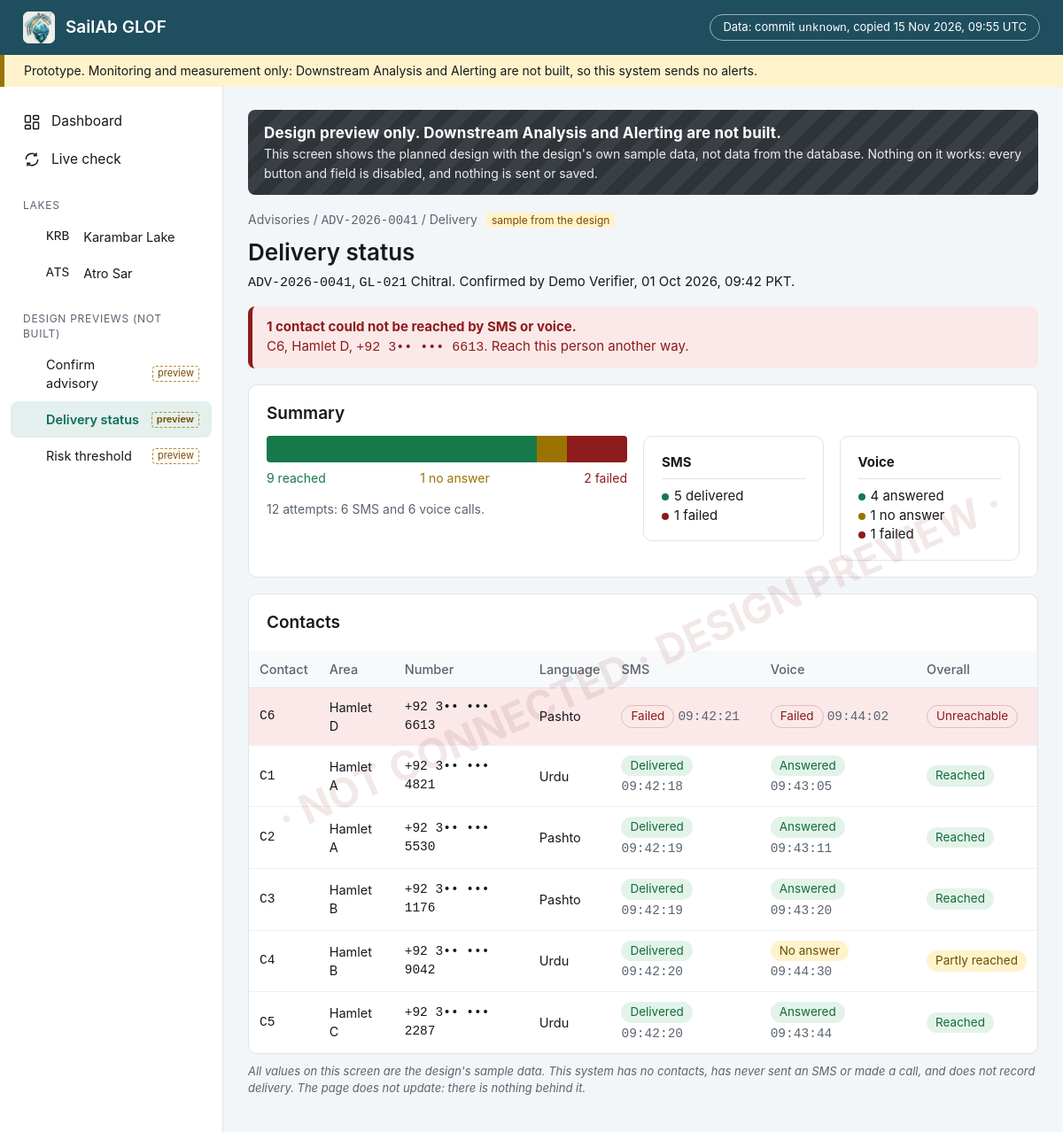
Page /preview/delivery-status on the committed database.
### tables this page shows
CREATE TABLE lake (
    id INTEGER PRIMARY KEY,
    code TEXT NOT NULL UNIQUE,
    name TEXT NOT NULL,
    centre_lon REAL NOT NULL,
    centre_lat REAL NOT NULL,
    boundary_radius_m REAL NOT NULL,
    growth_distance_limit_m REAL NOT NULL DEFAULT 2500
);

### webapp/main.py (the view)
    @app.get("/preview/{name}", response_class=HTMLResponse)
    def preview_page(request: Request, name: str) -> HTMLResponse:
        if name not in previews:
            raise HTTPException(status_code=404, detail=f"no design preview called {name!r}")
        template, nav = previews[name]
        return render(request, template, nav, {})

### webapp/templates/preview_delivery_status.html (shortened to what this page needs)
{% extends "preview_base.html" %}
{% block preview %}
<div class="breadcrumb">Advisories / <span class="mono">ADV-2026-0041</span> / Delivery <span class="sample">sample from the design</span></div>
<h1>Delivery status</h1>
<p style="margin-top:0"><span class="mono">ADV-2026-0041</span>, <span class="mono">GL-021</span> Chitral. Confirmed by Demo Verifier, 01 Oct 2026, 09:42 PKT.</p>
<div class="banner error"><div><strong>1 contact could not be reached by SMS or voice.</strong><br>
  C6, Hamlet D, <span class="mono">+92 3•• ••• 6613</span>. Reach this person another way.</div></div>
<section class="card">
  <h2>Summary</h2>
  <div class="grid" style="grid-template-columns:2fr 1fr 1fr;align-items:start">
    <div>
      <div class="stack" aria-label="9 reached, 1 no answer, 2 failed">
        <span style="flex:9;background:#16794a"></span><span style="flex:1;background:#9a7300"></span><span style="flex:2;background:#8e1b1b"></span>
      </div>
      <div style="display:flex;justify-content:space-between;font-size:14px;margin-top:8px">
        <span style="color:#16794a">9 reached</span><span style="color:#9a7300">1 no answer</span><span style="color:#8e1b1b">2 failed</span></div>
      <p style="color:var(--muted);font-size:14px">12 attempts: 6 SMS and 6 voice calls.</p>
    </div>
    <div class="card"><strong>SMS</strong><hr style="border:0;border-top:1px solid var(--border)">
      <div><span class="dot" style="background:#16794a"></span>5 delivered</div><div><span class="dot" style="background:#8e1b1b"></span>1 failed</div></div>
    <div class="card"><strong>Voice</strong><hr style="border:0;border-top:1px solid var(--border)">
      <div><span class="dot" style="background:#16794a"></span>4 answered</div><div><span class="dot" style="background:#9a7300"></span>1 no answer</div>
      <div><span class="dot" style="background:#8e1b1b"></span>1 failed</div></div>
  </div>
</section>
<section class="card table-card mt">
  <h2>Contacts</h2>
  <table>
    <tr><th>Contact</th><th>Area</th><th>Number</th><th>Language</th><th>SMS</th><th>Voice</th><th>Overall</th></tr>
    {% for c in [
      ("C6", "Hamlet D", "6613", "Pashto", ("red", "Failed", "09:42:21"), ("red", "Failed", "09:44:02"), ("red", "Unreachable")),
      ("C1", "Hamlet A", "4821", "Urdu", ("green", "Delivered", "09:42:18"), ("green", "Answered", "09:43:05"), ("green", "Reached")),
      ("C2", "Hamlet A", "5530", "Pashto", ("green", "Delivered", "09:42:19"), ("green", "Answered", "09:43:11"), ("green", "Reached")),
      ("C3", "Hamlet B", "1176", "Pashto", ("green", "Delivered", "09:42:19"), ("green", "Answered", "09:43:20"), ("green", "Reached")),
      ("C4", "Hamlet B", "9042", "Urdu", ("green", "Delivered", "09:42:20"), ("amber", "No answer", "09:44:30"), ("amber", "Partly reached")),
      ("C5", "Hamlet C", "2287", "Urdu", ("green", "Delivered", "09:42:20"), ("green", "Answered", "09:43:44"), ("green", "Reached"))] %}
    <tr class="{{ 'alert' if c[6][0] == 'red' }}">
      <td class="mono">{{ c[0] }}</td><td>{{ c[1] }}</td><td class="mono">+92 3•• ••• {{ c[2] }}</td><td>{{ c[3] }}</td>
      <td><span class="chip {{ c[4][0] }}">{{ c[4][1] }}</span> <span class="mono" style="color:var(--muted)">{{ c[4][2] }}</span></td>
      <td><span class="chip {{ c[5][0] }}">{{ c[5][1] }}</span> <span class="mono" style="color:var(--muted)">{{ c[5][2] }}</span></td>
      <td><span class="chip {{ c[6][0] }}">{{ c[6][1] }}</span></td>
    </tr>
  </table>
</section>
<p class="footnote">All values on this screen are the design's sample data. This system has no contacts, has never sent an SMS or made a call, and does not record delivery.
  The page does not update: there is nothing behind it.</p>
{% endblock %}

### webapp/templates/base.html (shortened to what this page needs)
<!doctype html>
<html lang="en">
<head>
  <link rel="stylesheet" href="/static/style.css">
</head>
<body>
  <header class="topbar">
    <a class="brand" href="/"><img src="/static/logo_mark.png" alt="">SailAb GLOF</a>
    <a class="provenance" href="/api/provenance" title="Which published database state these pages show">
      Data: commit <span class="mono">{{ provenance.git_commit or "unknown" }}</span>, copied {{ provenance.copied_at | utc_time }}
    </a>
  </header>
  <div class="banner-top">
    Prototype. Monitoring and measurement only: Downstream Analysis and Alerting are not built, so this system sends no alerts.
  </div>
  <div class="layout">
    <nav class="sidebar">
      <a href="/" class="{{ 'active' if nav == 'dashboard' }}">
        <svg viewBox="0 0 24 24" fill="none" stroke="currentColor" stroke-width="1.8"><rect x="3" y="3" width="7" height="9" rx="1"/><rect x="14" y="3" width="7" height="5" rx="1"/><rect x="14" y="12" width="7" height="9" rx="1"/><rect x="3" y="16" width="7" height="5" rx="1"/></svg>
        Dashboard</a>
      <a href="/live" class="{{ 'active' if nav == 'live' }}">
        <svg viewBox="0 0 24 24" fill="none" stroke="currentColor" stroke-width="1.8"><path d="M4 12a8 8 0 0 1 14-5.3M20 12a8 8 0 0 1-14 5.3"/><path d="M18 3v4h-4M6 21v-4h4"/></svg>
        Live check</a>
      <div class="section">Lakes</div>
      {% for l in nav_lakes %}
      <a href="/lakes/{{ l.code }}" class="sub {{ 'active' if nav == l.code }}"><span class="mono">{{ l.code }}</span>&nbsp;{{ l.name }}</a>
      {% endfor %}
      <div class="section">Design previews (not built)</div>
      <a href="/preview/confirm-advisory" class="sub preview-link {{ 'active' if nav == 'p-confirm' }}">Confirm advisory</a>
      <a href="/preview/delivery-status" class="sub preview-link {{ 'active' if nav == 'p-delivery' }}">Delivery status</a>
      <a href="/preview/risk-threshold" class="sub preview-link {{ 'active' if nav == 'p-threshold' }}">Risk threshold</a>
    </nav>
    <main>{% block main %}{% endblock %}</main>
  </div>
</body>
</html>

### webapp/static/style.css (style rules this page uses)
:root { --header: #1f4e5f; --primary: #0e6b5e; --primary-soft: #e3f0ed; --page: #f3f6f8; --card: #ffffff; --border: #dfe4e9; --text: #16191d; --muted: #5b6470; --banner: #fff3cc; --banner-stripe: #9a7300; --info: #e8eef7; --info-text: #1d3f78; --warn: #fff3cc; --warn-text: #6b5000; --error: #fbe9e9; --error-text: #8e1b1b; --optical: #1e4e8c; --chip: #eef1f4; --mono: "IBM Plex Mono", "JetBrains Mono", ui-monospace, "SFMono-Regular", Menlo, Consolas, monospace; }
* { box-sizing: border-box; }
html, body { margin: 0; }
body { background: var(--page); color: var(--text); font: 15px/1.45 Inter, "Segoe UI", system-ui, -apple-system, Roboto, Arial, sans-serif; }
a { color: var(--primary); text-decoration: none; }
.mono { font-family: var(--mono); }
.topbar { background: var(--header); color: #fff; height: 62px; display: flex; align-items: center; padding: 0 26px; gap: 12px; }
.topbar .brand { display: flex; align-items: center; gap: 12px; color: #fff; font-weight: 600; font-size: 19px; }
.topbar .brand img { width: 36px; height: 36px; border-radius: 7px; background: #fff; }
.provenance { border: 1px solid rgba(255,255,255,.55); border-radius: 999px; padding: 4px 14px; font-size: 13px; color: #fff; }
.banner-top { background: var(--banner); border-left: 5px solid var(--banner-stripe); padding: 8px 22px; font-size: 14px; }
.layout { display: grid; grid-template-columns: 252px 1fr; min-height: calc(100vh - 100px); }
.sidebar { background: #fff; border-right: 1px solid var(--border); padding: 18px 12px; }
.sidebar a { display: flex; align-items: center; gap: 12px; padding: 10px 14px; border-radius: 8px; color: var(--text); font-size: 15.5px; }
.sidebar a.active { background: var(--primary-soft); color: var(--primary); font-weight: 600; }
.sidebar .section { margin: 22px 14px 6px; font-size: 12px; letter-spacing: .06em; color: var(--muted); text-transform: uppercase; }
.sidebar .sub { padding-left: 40px; font-size: 14.5px; }
.sidebar svg { width: 20px; height: 20px; flex: none; }
main { padding: 26px 28px 40px; min-width: 0; }
h1 { font-size: 26px; font-weight: 600; margin: 0 0 4px; }
h2 { font-size: 19px; font-weight: 600; margin: 0 0 12px; }
.breadcrumb { color: var(--muted); font-size: 14px; margin-bottom: 6px; }
.card { background: var(--card); border: 1px solid var(--border); border-radius: 10px; padding: 18px 20px; }
.grid { display: grid; gap: 18px; }
.mt { margin-top: 18px; }
.banner { border-radius: 8px; padding: 12px 16px; display: flex; gap: 12px; align-items: flex-start; margin-bottom: 18px; font-size: 15px; }
.banner.error { background: var(--error); color: var(--error-text); border-left: 5px solid var(--error-text); }
.chip { display: inline-flex; align-items: center; gap: 6px; padding: 2px 10px; border-radius: 999px; font-size: 13.5px; background: var(--chip); color: var(--text); white-space: nowrap; }
table { width: 100%; border-collapse: collapse; font-size: 14.5px; }
th { text-align: left; font-weight: 500; color: var(--muted); padding: 10px 12px; border-bottom: 1px solid var(--border); background: #f7f9fa; }
td { padding: 11px 12px; border-bottom: 1px solid #edf0f3; vertical-align: middle; }
tr:last-child td { border-bottom: none; }
.table-card { padding: 0; overflow: hidden; }
.table-card h2 { padding: 18px 20px 6px; }
.footnote { font-size: 13px; color: var(--muted); font-style: italic; margin-top: 10px; }
.preview-link::after { content: "preview"; margin-left: auto; font-size: 11px; color: #7a4b00; border: 1px dashed #b98a2e; border-radius: 4px; padding: 0 5px; }
.preview-body .sample { font-size: 12px; color: #7a4b00; background: #fff3cc; border-radius: 4px; padding: 1px 6px; margin-left: 6px; }
.stack { display: flex; height: 30px; border-radius: 4px; overflow: hidden; }
.dot { display: inline-block; width: 8px; height: 8px; border-radius: 50%; margin-right: 6px; }
.chip.green { background: #e3f3ea; color: #136c3c; }
.chip.red { background: #fbe9e9; color: #8e1b1b; border: 1px solid #e7b9b9; }
.chip.amber { background: #fff3cc; color: #6b5000; }
tr.alert td { background: #fbe9e9; }

### rows in the picture
lake: code "KRB", name "Karambar Lake"
lake: code "ATS", name "Atro Sar"

### other values in the picture
{{ provenance.git_commit or "unknown" }} "unknown"
{{ provenance.copied_at | utc_time }} "15 Nov 2026, 09:55 UTC"
{{ c[0] }} "C6" "C1" "C2" "C3" "C4" "C5"
{{ c[1] }} "Hamlet D" "Hamlet A" "Hamlet A" "Hamlet B" "Hamlet B" "Hamlet C"
{{ c[2] }} "6613" "4821" "5530" "1176" "9042" "2287"
{{ c[3] }} "Pashto" "Urdu" "Pashto" "Pashto" "Urdu" "Urdu"
{{ c[4][1] }} "Failed" "Delivered" "Delivered" "Delivered" "Delivered" "Delivered"
{{ c[4][2] }} "09:42:21" "09:42:18" "09:42:19" "09:42:19" "09:42:20" "09:42:20"
{{ c[5][1] }} "Failed" "Answered" "Answered" "Answered" "No answer" "Answered"
{{ c[5][2] }} "09:44:02" "09:43:05" "09:43:11" "09:43:20" "09:44:30" "09:43:44"
{{ c[6][1] }} "Unreachable" "Reached" "Reached" "Reached" "Partly reached" "Reached"
